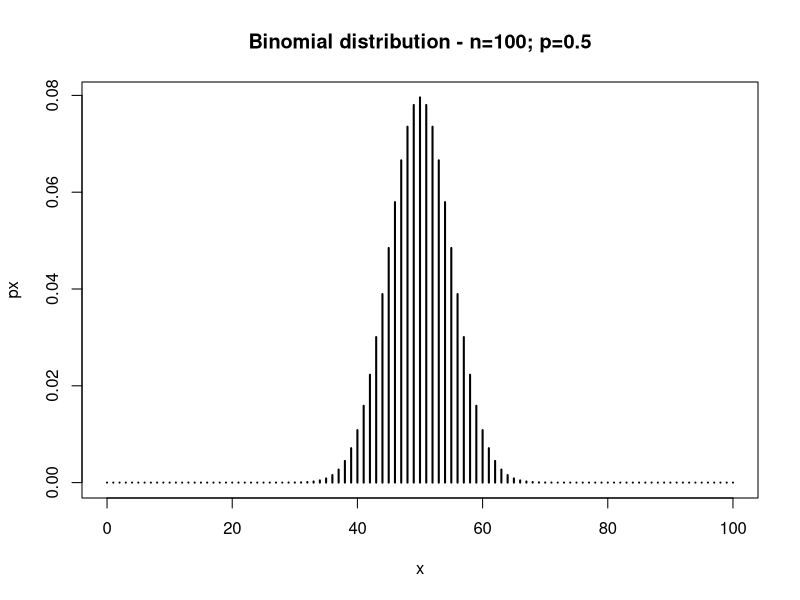
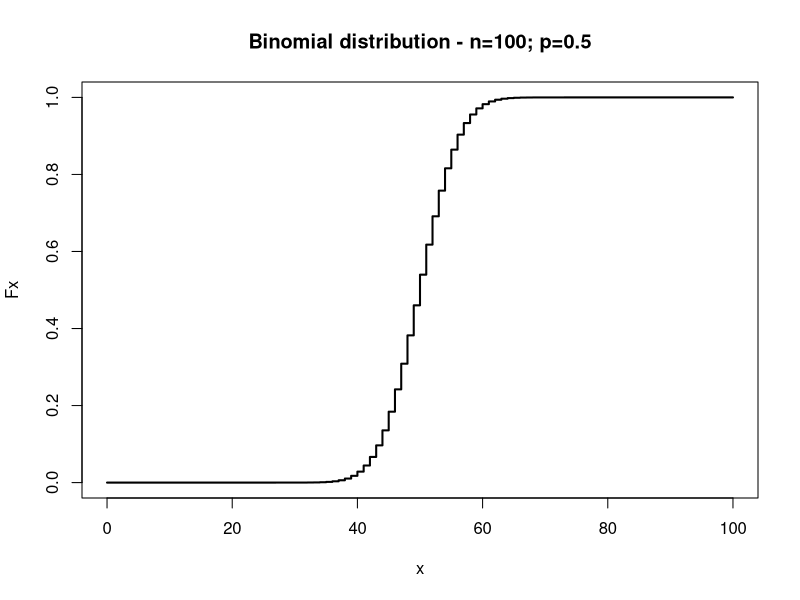
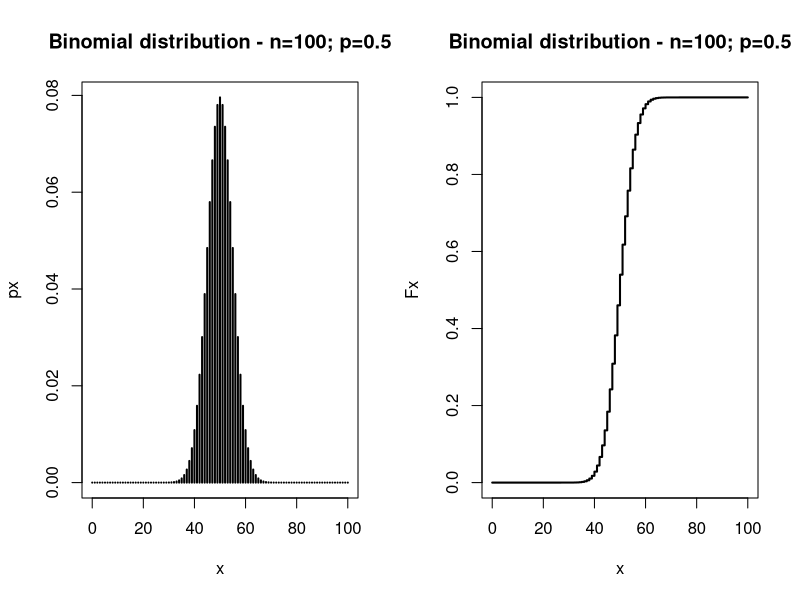
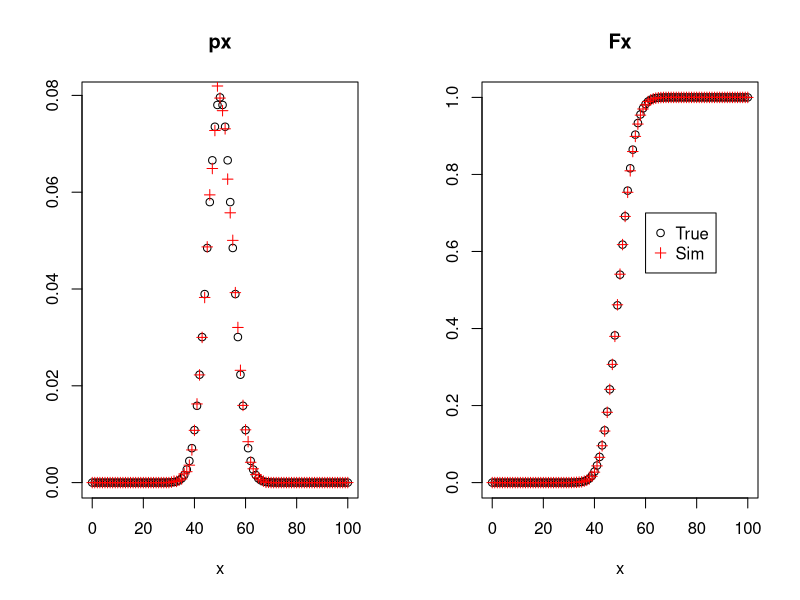
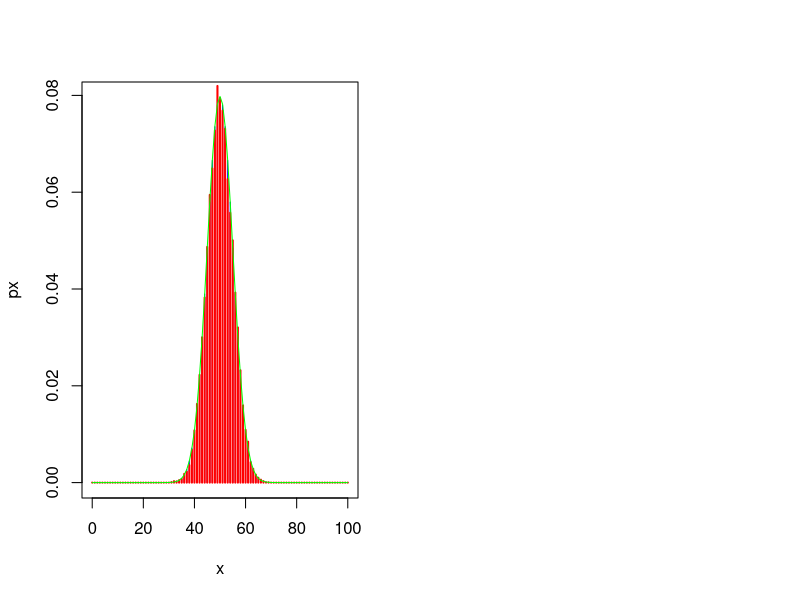

Write R code to recreate these figures, in order.
#Working with probability distributions
#Binomial distribution
help(dbinom)

#number of trials
n <- 100

#success probability in each trial
p <- 0.5

#domain of the r.v.
x <- 0:n

#probability distribution
#par(mfrow=c(1,1))
px <- dbinom(x, size = n, prob = p)
cbind(x, round(px, 5)) ### check if 5 digits is enough


#plot the probability distribution
plot(
  x,
  px,
  type = "h",
  lwd = 2,
  main = paste("Binomial distribution - n=", n, "; p=", p, sep = "")
)


#cumulative distribution function cdf
Fx <- pbinom(x, size = n, prob = p)
cbind(x, Fx)

#plot the cdf
plot(
  x,
  Fx,
  type = "s",
  lwd = 2,
  main = paste("Binomial distribution - n=", n, "; p=", p, sep = "")
)

#plotting both px and Fx
par(mfrow = c(1, 2)) ### multiple plots in one graph
plot(
  x,
  px,
  type = "h",
  lwd = 2,
  main = paste("Binomial distribution - n=", n, "; p=", p, sep = "")
)
plot(
  x,
  Fx,
  type = "s",
  lwd = 2,
  main = paste("Binomial distribution - n=", n, "; p=", p, sep = "")
)

#computing a quantile
qq <- 0.5

#the following allows to compute a vector of quantiles
qq <- seq(.25, .75, length = 3)

qbinom(qq, size = n, prob = p)

#draw a random number from the binomial distribution
rbinom(1, n, p)
n.draws <- 20000
sample.bin <- rbinom(n.draws, n, p)

rbinom(1, n, p)
#comparing the mean computed by simulaition
#and the theoretical mean
mean(sample.bin)
n * p

#the same comparison, but this time with variances
var(sample.bin)
n * p * (1 - p)

#P(X=0) by simulation
count.0 <- sample.bin == 0
sum(count.0) / n.draws
dbinom(0, n, p)

#Now the whole prob. distribution
px.sim <- rep(NA, n + 1)

for (i in 1:(n + 1)) {
  count <- sample.bin == x[i]
  px.sim[i] <- sum(count) / n.draws
}
cbind(x, px, px.sim)

#Is this a good simulation approximation?
sum(abs(px - px.sim)) #not bad!

Fx.sim <- cumsum(px.sim)
sum(abs(Fx - Fx.sim))

#Let's check it graphically
windows()
par(mfrow = c(1, 2))
plot(x, px, main = "px", ylab = "")
points(x, px.sim, col = "red", pch = 3)
plot(x, Fx, main = "Fx", ylab = "")
points(x, Fx.sim, col = "red", pch = 3)
legend(60, 0.7,legend = c("True", "Sim"),  pch = c(1,3), col = c("black", "red"))

#Comparison with a Normal Distribution/approximation
plot(x, px, type = "h", col = "blue")
lines(x,
      px.sim,
      type = "h",
      lwd = 2,
      col = "red")
curve(
  dnorm(x, mean = n * p, sd = sqrt(n * p * (1 - p))),
  from = 0,
  to = 100,
  add = TRUE,
  col = "green"
)

# exercise #
#Poisson distribution
lambda <- 4
x <- 0:qpois(.9999999, lambda) ### find the probable support of a poisson distr with lambda = 4

#probability distribution and plot
#cumulative distribution function cdf and plot
#approximation via simulation